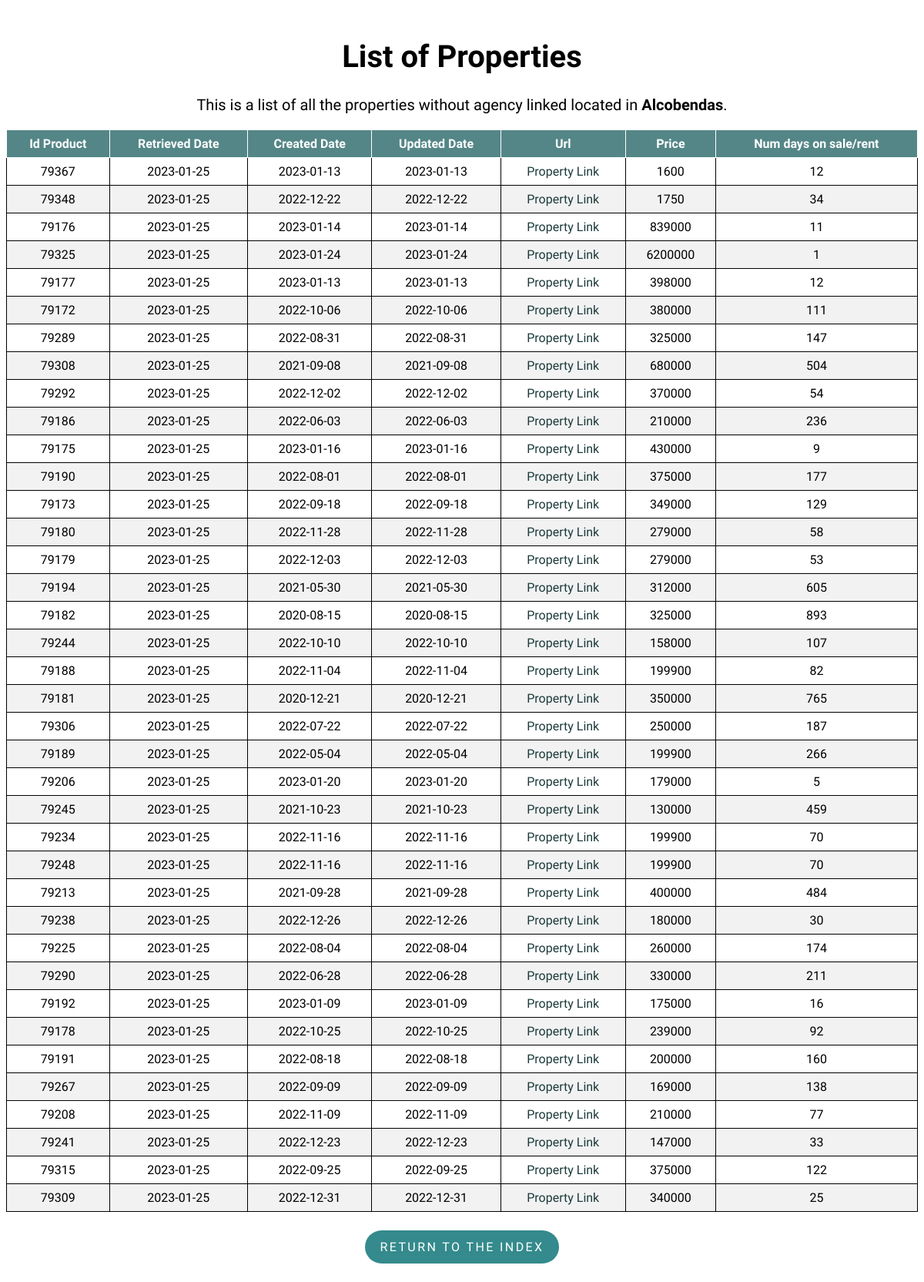
Page /property/Alcobendas on the committed database.
### flask-app/read_db.py (models this page shows)
class Property(db.Model):
    __tablename__ = 'properties'
    id_product = db.Column(db.Integer, primary_key=True)
    retrieved_date = db.Column(db.Date)
    created_date = db.Column(db.Date)
    url = db.Column(db.Text)
    mobile = db.Column(db.Integer)
    agency = db.Column(db.Text)
    real_estate_id = db.Column(db.Integer)
    price = db.Column(db.Integer)
    type_id = db.Column(db.Integer)
    trans_type_id = db.Column(db.Integer)
    location = db.Column(db.Text)
    num_days = db.Column(db.Integer)
    updated_date = db.Column(db.Date)

### flask-app/read_db.py (the view)
@app.route('/property/<location>', methods=['GET', 'POST'])
def property(location):
    properties = Property.query.filter_by(
        type_id=1, location=location).order_by(Property.url).distinct()
    return render_template('list.html', properties=properties, location=location)

### flask-app/templates/list.html (shortened to what this page needs)
<!DOCTYPE html>
<html lang="en">
<head>
    <link rel="stylesheet" type="text/css" href="{{ url_for('static', filename='styles/style.css') }}">
    <link rel="stylesheet" type="text/css" href="{{ url_for('static', filename='styles/tablesort.css') }}">
</head>
<body>
    <h1 class="list_header" style="font-size:40px;">List of Properties</h1>
    <p class="list_header" style="margin-top: 25px;font-size:20px;">This is a list of all the properties without agency linked located in
        <strong>{{ location }}</strong>.
    </p>
    <table class="table table-sortable">
        <thead>
            <tr>
                <th>Id Product</th>
                <th>Retrieved Date</th>
                <th>Created Date</th>
                <th>Updated Date</th>
                <th>Url</th>
                <th>Price</th>
                <th>Num days on sale/rent</th>
            </tr>
        </thead>
        <tbody>
            {% for property in properties %}
            <tr>
                <td>{{ property.id_product }}</td>
                <td>{{ property.retrieved_date }}</td>
                <td>{{ property.created_date }}</td>
                <td>{{ property.updated_date }}</td>
                <td>
                    <a class="property_link" href={{ property.url }}>Property Link</a>
                </td>
                <td><a>{{ property.price }}</a></td>
                <td>{{ property.num_days }}</td>
            </tr>
            {% endfor %}
        </tbody>
    </table>
    <div class = "btn_container">
        <p class="return_btn"><a class = "btn_link" href="{{ url_for('index') }}">Return to the index</a></p>
    </div>
</body>
</html>

### flask-app/static/styles/style.css (style rules this page uses)
body { font-family: 'Muli','Open Sans','Open Sans-fallback',sans-serif; }
table, th, td { border: 1px solid; }
table { width: 100%; border-collapse: collapse; }
th, td { text-align: center; padding: 8px; }
tr:nth-child(even) { background-color: #f2f2f2 }
th { background-color: rgb(84, 134, 135); color: white; }
.index_header, .list_header { margin-top: 50px; text-align: center; }
a.property_link { text-decoration: none; }
a.property_link:link, a.property_link:visited { color: rgb(28, 58, 58); }
.return_btn { display: inline-block; padding: .75rem 1.25rem; border-radius: 10rem; text-transform: uppercase; font-size: 1rem; letter-spacing: .15rem; transition: all .3s; position: relative; overflow: hidden; z-index: 1; background-color: rgb(52, 138, 140); }
.btn_link { text-decoration: none; color: #fff; }
.btn_container { margin-top: 8px; display: flex; justify-content: center; align-items: center; }

### flask-app/static/styles/tablesort.css (style rules this page uses)
.table-sortable th { cursor: pointer; }

### rows in the picture
Property: id_product "79367", retrieved_date "2023-01-25", created_date "2023-01-13", updated_date "2023-01-13", price "1600", num_days "12"
Property: id_product "79348", retrieved_date "2023-01-25", created_date "2022-12-22", updated_date "2022-12-22", price "1750", num_days "34"
Property: id_product "79176", retrieved_date "2023-01-25", created_date "2023-01-14", updated_date "2023-01-14", price "839000", num_days "11"
Property: id_product "79325", retrieved_date "2023-01-25", created_date "2023-01-24", updated_date "2023-01-24", price "6200000", num_days "1"
Property: id_product "79177", retrieved_date "2023-01-25", created_date "2023-01-13", updated_date "2023-01-13", price "398000", num_days "12"
Property: id_product "79172", retrieved_date "2023-01-25", created_date "2022-10-06", updated_date "2022-10-06", price "380000", num_days "111"
Property: id_product "79289", retrieved_date "2023-01-25", created_date "2022-08-31", updated_date "2022-08-31", price "325000", num_days "147"
Property: id_product "79308", retrieved_date "2023-01-25", created_date "2021-09-08", updated_date "2021-09-08", price "680000", num_days "504"
Property: id_product "79292", retrieved_date "2023-01-25", created_date "2022-12-02", updated_date "2022-12-02", price "370000", num_days "54"
Property: id_product "79186", retrieved_date "2023-01-25", created_date "2022-06-03", updated_date "2022-06-03", price "210000", num_days "236"
Property: id_product "79175", retrieved_date "2023-01-25", created_date "2023-01-16", updated_date "2023-01-16", price "430000", num_days "9"
Property: id_product "79190", retrieved_date "2023-01-25", created_date "2022-08-01", updated_date "2022-08-01", price "375000", num_days "177"
Property: id_product "79173", retrieved_date "2023-01-25", created_date "2022-09-18", updated_date "2022-09-18", price "349000", num_days "129"
Property: id_product "79180", retrieved_date "2023-01-25", created_date "2022-11-28", updated_date "2022-11-28", price "279000", num_days "58"
Property: id_product "79179", retrieved_date "2023-01-25", created_date "2022-12-03", updated_date "2022-12-03", price "279000", num_days "53"
Property: id_product "79194", retrieved_date "2023-01-25", created_date "2021-05-30", updated_date "2021-05-30", price "312000", num_days "605"
Property: id_product "79182", retrieved_date "2023-01-25", created_date "2020-08-15", updated_date "2020-08-15", price "325000", num_days "893"
Property: id_product "79244", retrieved_date "2023-01-25", created_date "2022-10-10", updated_date "2022-10-10", price "158000", num_days "107"
Property: id_product "79188", retrieved_date "2023-01-25", created_date "2022-11-04", updated_date "2022-11-04", price "199900", num_days "82"
Property: id_product "79181", retrieved_date "2023-01-25", created_date "2020-12-21", updated_date "2020-12-21", price "350000", num_days "765"
Property: id_product "79306", retrieved_date "2023-01-25", created_date "2022-07-22", updated_date "2022-07-22", price "250000", num_days "187"
Property: id_product "79189", retrieved_date "2023-01-25", created_date "2022-05-04", updated_date "2022-05-04", price "199900", num_days "266"
Property: id_product "79206", retrieved_date "2023-01-25", created_date "2023-01-20", updated_date "2023-01-20", price "179000", num_days "5"
Property: id_product "79245", retrieved_date "2023-01-25", created_date "2021-10-23", updated_date "2021-10-23", price "130000", num_days "459"
Property: id_product "79234", retrieved_date "2023-01-25", created_date "2022-11-16", updated_date "2022-11-16", price "199900", num_days "70"
Property: id_product "79248", retrieved_date "2023-01-25", created_date "2022-11-16", updated_date "2022-11-16", price "199900", num_days "70"
Property: id_product "79213", retrieved_date "2023-01-25", created_date "2021-09-28", updated_date "2021-09-28", price "400000", num_days "484"
Property: id_product "79238", retrieved_date "2023-01-25", created_date "2022-12-26", updated_date "2022-12-26", price "180000", num_days "30"
Property: id_product "79225", retrieved_date "2023-01-25", created_date "2022-08-04", updated_date "2022-08-04", price "260000", num_days "174"
Property: id_product "79290", retrieved_date "2023-01-25", created_date "2022-06-28", updated_date "2022-06-28", price "330000", num_days "211"
Property: id_product "79192", retrieved_date "2023-01-25", created_date "2023-01-09", updated_date "2023-01-09", price "175000", num_days "16"
Property: id_product "79178", retrieved_date "2023-01-25", created_date "2022-10-25", updated_date "2022-10-25", price "239000", num_days "92"
Property: id_product "79191", retrieved_date "2023-01-25", created_date "2022-08-18", updated_date "2022-08-18", price "200000", num_days "160"
Property: id_product "79267", retrieved_date "2023-01-25", created_date "2022-09-09", updated_date "2022-09-09", price "169000", num_days "138"
Property: id_product "79208", retrieved_date "2023-01-25", created_date "2022-11-09", updated_date "2022-11-09", price "210000", num_days "77"
Property: id_product "79241", retrieved_date "2023-01-25", created_date "2022-12-23", updated_date "2022-12-23", price "147000", num_days "33"
Property: id_product "79315", retrieved_date "2023-01-25", created_date "2022-09-25", updated_date "2022-09-25", price "375000", num_days "122"
Property: id_product "79309", retrieved_date "2023-01-25", created_date "2022-12-31", updated_date "2022-12-31", price "340000", num_days "25"

### other values in the picture
{{ location }} "Alcobendas"
